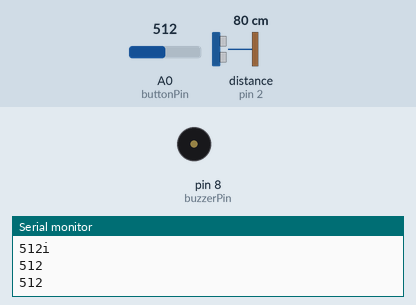
The sketch below on a simulated Arduino Uno, built with avr-gcc and run on an emulated ATmega328P. Shown: buzzer (waves = sounding), the last lines printed to the serial monitor. Wiring (inferred from the names in the program): range finder with pulse-width output: data pin 2. The inputs (shaded band) are chosen by the test bench; at power-on: A0 (buttonPin) = 512, distance to the obstacle (sensor on pin 2) 80 cm.

Above: at 1.2 s.
1.3 s: A0 (buttonPin) set to 980
3.2 s: A0 (buttonPin) set to 1000
At 4.4 s:
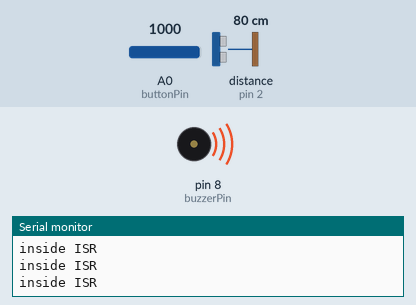
Timing chart, 0 to 19.2 s (numbered marks = the images above; inputs shaded):
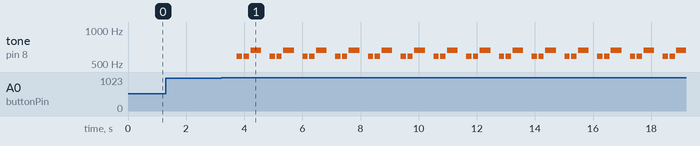

The sketch:

music_player.ino
```cpp
#include "pitches.h"

//Melodies
 //Happy Birthday Melody
int happyBirthday[] = {
NOTE_D5, NOTE_D5, NOTE_E5, NOTE_D5, NOTE_G5, NOTE_FS5, NOTE_D5, NOTE_D5, NOTE_E5, NOTE_D5, NOTE_A5, NOTE_G5, NOTE_D5, NOTE_D5, NOTE_D6, NOTE_B5, NOTE_G5, NOTE_FS5, NOTE_E5, NOTE_C6, NOTE_C6, NOTE_B5, NOTE_G5, NOTE_A5, NOTE_G5};
int happyBirthdayNoteDurations[] = {
8, 8, 4, 4, 4, 2, 8, 8, 4, 4, 4, 2, 8, 8, 4, 4, 4, 4, 4, 8, 8, 4, 4, 4, 2,
};

int happyBirthdayModified[] = {
NOTE_D5, NOTE_D5, NOTE_E5, NOTE_D5, NOTE_E5, NOTE_FS5, NOTE_D5, NOTE_D5, NOTE_E5, NOTE_D5, NOTE_B5, NOTE_G5, NOTE_D5, NOTE_D5, NOTE_D6, NOTE_B5, NOTE_C5, NOTE_FS5, NOTE_E5, NOTE_C6, NOTE_C6, NOTE_B5, NOTE_G5, NOTE_G5, NOTE_G5};
int happyBirthdayModifiedNoteDurations[] = {
8, 8, 4, 4, 4, 2, 8, 8, 4, 4, 4, 2, 8, 8, 4, 4, 4, 4, 4, 8, 8, 4, 4, 4, 2,
};

 //Super Mario Bross Melody
int superMarioBross[] = {
  NOTE_E7, NOTE_E7, 0, NOTE_E7,
  0, NOTE_C7, NOTE_E7, 0,
  NOTE_G7, 0, 0,  0,
  NOTE_G6, 0, 0, 0,

  NOTE_C7, 0, 0, NOTE_G6,
  0, 0, NOTE_E6, 0,
  0, NOTE_A6, 0, NOTE_B6,
  0, NOTE_AS6, NOTE_A6, 0,

  NOTE_G6, NOTE_E7, NOTE_G7,
  NOTE_A7, 0, NOTE_F7, NOTE_G7,
  0, NOTE_E7, 0, NOTE_C7,
  NOTE_D7, NOTE_B6, 0, 0,

  NOTE_C7, 0, 0, NOTE_G6,
  0, 0, NOTE_E6, 0,
  0, NOTE_A6, 0, NOTE_B6,
  0, NOTE_AS6, NOTE_A6, 0,

  NOTE_G6, NOTE_E7, NOTE_G7,
  NOTE_A7, 0, NOTE_F7, NOTE_G7,
  0, NOTE_E7, 0, NOTE_C7,
  NOTE_D7, NOTE_B6, 0, 0
};

//Mario main theme tempo
int superMarioBrossNoteDurations[] = {
  12, 12, 12, 12,
  12, 12, 12, 12,
  12, 12, 12, 12,
  12, 12, 12, 12,

  12, 12, 12, 12,
  12, 12, 12, 12,
  12, 12, 12, 12,
  12, 12, 12, 12,

  9, 9, 9,
  12, 12, 12, 12,
  12, 12, 12, 12,
  12, 12, 12, 12,

  12, 12, 12, 12,
  12, 12, 12, 12,
  12, 12, 12, 12,
  12, 12, 12, 12,

  9, 9, 9,
  12, 12, 12, 12,
  12, 12, 12, 12,
  12, 12, 12, 12,
};

//By sohail8
//Coffin Dance Meme melody
int coffinDanceMeme[] = {
NOTE_AS4, NOTE_AS4, NOTE_AS4, NOTE_AS4,
NOTE_AS4, NOTE_AS4, NOTE_AS4, NOTE_AS4,
NOTE_AS4, NOTE_AS4, NOTE_AS4, NOTE_AS4,
NOTE_AS4, NOTE_AS4, NOTE_AS4, NOTE_AS4,
NOTE_AS4, NOTE_AS4, NOTE_AS4, NOTE_AS4,
NOTE_D5, NOTE_D5, NOTE_D5, NOTE_D5,
NOTE_C5, NOTE_C5, NOTE_C5, NOTE_C5,
NOTE_F5, NOTE_F5, NOTE_F5, NOTE_F5,
NOTE_G5, NOTE_G5, NOTE_G5, NOTE_G5,
NOTE_G5, NOTE_G5, NOTE_G5, NOTE_G5,
NOTE_G5, NOTE_G5, NOTE_G5, NOTE_G5,
NOTE_C5, NOTE_AS4, NOTE_A4, NOTE_F4,
NOTE_G4, 0, NOTE_G4, NOTE_D5,
NOTE_C5, 0, NOTE_AS4, 0,
NOTE_A4, 0, NOTE_A4, NOTE_A4,
NOTE_C5, 0, NOTE_AS4, NOTE_A4,
NOTE_G4,0, NOTE_G4, NOTE_AS5,
NOTE_A5, NOTE_AS5, NOTE_A5, NOTE_AS5,
NOTE_G4,0, NOTE_G4, NOTE_AS5,
NOTE_A5, NOTE_AS5, NOTE_A5, NOTE_AS5,
NOTE_G4, 0, NOTE_G4, NOTE_D5,
NOTE_C5, 0, NOTE_AS4, 0,
NOTE_A4, 0, NOTE_A4, NOTE_A4,
NOTE_C5, 0, NOTE_AS4, NOTE_A4,
NOTE_G4,0, NOTE_G4, NOTE_AS5,
NOTE_A5, NOTE_AS5, NOTE_A5, NOTE_AS5,
NOTE_G4,0, NOTE_G4, NOTE_AS5,
NOTE_A5, NOTE_AS5, NOTE_A5, NOTE_AS5};

int coffinDanceMemeNoteDurations[] = {
4,4,4,4,
4,4,4,4,
4,4,4,4,
4,4,4,4,
4,4,4,4,
4,4,4,4,
4,4,4,4,
4,4,4,4,
4,4,4,4,
4,4,4,4,
4,4,4,4,
4,4,4,4,
4,4,4,4,
4,4,4,4,
4,4,4,4,
4,4,4,4,
4,4,4,4,
4,4,4,4,
4,4,4,4,
4,4,4,4,
4,4,4,4,
4,4,4,4,
4,4,4,4,
4,4,4,4,
4,4,4,4,
4,4,4,4,
4,4,4,4,
4,4,4,4,
};

//ode to Joy melody
int odeToJoy[] = {
  NOTE_E4,  NOTE_E4,  NOTE_F4,  NOTE_G4,//1
  NOTE_G4,  NOTE_F4,  NOTE_E4,  NOTE_D4,
  NOTE_C4,  NOTE_C4,  NOTE_D4,  NOTE_E4,
  NOTE_E4, NOTE_D4,  NOTE_D4,
  NOTE_E4,  NOTE_E4,  NOTE_F4,  NOTE_G4,//4
  NOTE_G4,  NOTE_F4,  NOTE_E4,  NOTE_D4,
  NOTE_C4,  NOTE_C4,  NOTE_D4,  NOTE_E4,
  NOTE_D4,  NOTE_C4,  NOTE_C4,
  NOTE_D4,  NOTE_D4,  NOTE_E4,  NOTE_C4,//8
  NOTE_D4,  NOTE_E4,  NOTE_F4,  NOTE_E4, NOTE_C4,
  NOTE_D4,  NOTE_E4,  NOTE_F4,  NOTE_E4, NOTE_D4,
  NOTE_C4,  NOTE_D4,  NOTE_G3,
  NOTE_E4,  NOTE_E4,  NOTE_F4,  NOTE_G4,//12
  NOTE_G4,  NOTE_F4,  NOTE_E4,  NOTE_D4,
  NOTE_C4,  NOTE_C4,  NOTE_D4,  NOTE_E4,
  NOTE_D4,  NOTE_C4,  NOTE_C4,
};

int odeToJoyNoteDurations[] = {
  4,4,4,4,
  4,4,4,4,
  4,4,4,4,
  2,8,2,

  4,4,4,4,
  4,4,4,4,
  4,4,4,4,
  2,8,2,

  4,4,4,4,
  4,8,8,4,4,
  4,8,8,4,4,
  4,4,2,

  4,4,4,4,
  4,4,4,4,
  4,4,4,4,
  2,8,2,

};


//pin declarations
// int buttonPin[] = {4, 5, 6};
int buttonPin = A0;
int buzzerPin = 8;
int interruptPin = 2;

//Global variables
volatile int songSelect = 0;
long unsigned int lastPress = 0;
int debounceTime = 500;
volatile int thisNote = 0;
int happyBirthdayNoteCount = sizeof(happyBirthday)/sizeof(int);
int superMarioBrossNoteCount = sizeof(superMarioBross)/sizeof(int);
int coffinDanceMemeNoteCount = sizeof(coffinDanceMeme)/sizeof(int);
int odeToJoyNoteCount = sizeof(odeToJoy)/sizeof(int);
bool play = false;

void setup() {

  pinMode(buttonPin, INPUT);

  attachInterrupt(digitalPinToInterrupt(interruptPin), ISR_play_song, CHANGE);
Serial.begin(9600);

}

void loop() {
  // put your main code here, to run repeatedly:

  int buttonVal = analogRead(buttonPin);
      Serial.println(buttonVal);

  while(songSelect == 1 && thisNote < happyBirthdayNoteCount && play) {
    int noteDuration = 1500 / happyBirthdayNoteDurations[thisNote];

   tone(buzzerPin, happyBirthday[thisNote], noteDuration);
   int pauseBetweenNotes = noteDuration * 1.25;
   delay(pauseBetweenNotes);
   noTone(buzzerPin);
   thisNote++;
  }

  while(songSelect == 2 && thisNote < superMarioBrossNoteCount && play) {
    int noteDuration = 1000 / superMarioBrossNoteDurations[thisNote];

   tone(buzzerPin, superMarioBross[thisNote], noteDuration);
   int pauseBetweenNotes = noteDuration * 1.25;
   delay(pauseBetweenNotes);
   noTone(buzzerPin);
   thisNote++;
  }

  while(songSelect == 3 && thisNote < coffinDanceMemeNoteCount && play) {
    int noteDuration = 1000 / coffinDanceMemeNoteDurations[thisNote];

   tone(buzzerPin, coffinDanceMeme[thisNote], noteDuration);
   int pauseBetweenNotes = noteDuration * 1.25;
   delay(pauseBetweenNotes);
   noTone(buzzerPin);
   thisNote++;
  }

  while(songSelect == 4 && thisNote < odeToJoyNoteCount && play) {
    int noteDuration = 1000 / odeToJoyNoteDurations[thisNote];

   tone(buzzerPin, odeToJoy[thisNote], noteDuration);
   int pauseBetweenNotes = noteDuration * 1.25;
   delay(pauseBetweenNotes);
   noTone(buzzerPin);
   thisNote++;
  }


}


void ISR_play_song() {
  Serial.println("inside ISR");
  if((millis()-lastPress) > debounceTime) {
      lastPress = millis();

      thisNote = 0;

      int buttonVal = analogRead(buttonPin);
      Serial.println(buttonVal);

       if(buttonVal >= 1020 && songSelect < 4){
        songSelect++;
       }
       else if(buttonVal >= 990 && buttonVal <= 1010){
        play = !play;
       }
       else if(buttonVal >= 900 && buttonVal <= 950 && songSelect > 1){
        songSelect--;
       }
       else {
        songSelect = 1;
       }
  }
}
```

pitches.h
```cpp
/*************************************************
 * Public Constants
 *************************************************/

#define NOTE_B0  31
#define NOTE_C1  33
#define NOTE_CS1 35
#define NOTE_D1  37
#define NOTE_DS1 39
#define NOTE_E1  41
#define NOTE_F1  44
#define NOTE_FS1 46
#define NOTE_G1  49
#define NOTE_GS1 52
#define NOTE_A1  55
#define NOTE_AS1 58
#define NOTE_B1  62
#define NOTE_C2  65
#define NOTE_CS2 69
#define NOTE_D2  73
#define NOTE_DS2 78
#define NOTE_E2  82
#define NOTE_F2  87
#define NOTE_FS2 93
#define NOTE_G2  98
#define NOTE_GS2 104
#define NOTE_A2  110
#define NOTE_AS2 117
#define NOTE_B2  123
#define NOTE_C3  131
#define NOTE_CS3 139
#define NOTE_D3  147
#define NOTE_DS3 156
#define NOTE_E3  165
#define NOTE_F3  175
#define NOTE_FS3 185
#define NOTE_G3  196
#define NOTE_GS3 208
#define NOTE_A3  220
#define NOTE_AS3 233
#define NOTE_B3  247
#define NOTE_C4  262
#define NOTE_CS4 277
#define NOTE_D4  294
#define NOTE_DS4 311
#define NOTE_E4  330
#define NOTE_F4  349
#define NOTE_FS4 370
#define NOTE_G4  392
#define NOTE_GS4 415
#define NOTE_A4  440
#define NOTE_AS4 466
#define NOTE_B4  494
#define NOTE_C5  523
#define NOTE_CS5 554
#define NOTE_D5  587
#define NOTE_DS5 622
#define NOTE_E5  659
#define NOTE_F5  698
#define NOTE_FS5 740
#define NOTE_G5  784
#define NOTE_GS5 831
#define NOTE_A5  880
#define NOTE_AS5 932
#define NOTE_B5  988
#define NOTE_C6  1047
#define NOTE_CS6 1109
#define NOTE_D6  1175
#define NOTE_DS6 1245
#define NOTE_E6  1319
#define NOTE_F6  1397
#define NOTE_FS6 1480
#define NOTE_G6  1568
#define NOTE_GS6 1661
#define NOTE_A6  1760
#define NOTE_AS6 1865
#define NOTE_B6  1976
#define NOTE_C7  2093
#define NOTE_CS7 2217
#define NOTE_D7  2349
#define NOTE_DS7 2489
#define NOTE_E7  2637
#define NOTE_F7  2794
#define NOTE_FS7 2960
#define NOTE_G7  3136
#define NOTE_GS7 3322
#define NOTE_A7  3520
#define NOTE_AS7 3729
#define NOTE_B7  3951
#define NOTE_C8  4186
#define NOTE_CS8 4435
#define NOTE_D8  4699
#define NOTE_DS8 4978
 
```

Measured:
- the behaviour switches between 989 and 990 on A0 (buttonPin) (found by bisection; images 0 and 1)
- after the input at 3.2 s, tone on pin 8 (buzzerPin): silent → 587 Hz after 0.55 s, then repeats every 1.1 s: silent 0.05 s, 587 Hz 0.19 s, silent 0.05 s, 659 Hz 0.38 s, silent 0.29 s, 587 Hz 0.19 s
